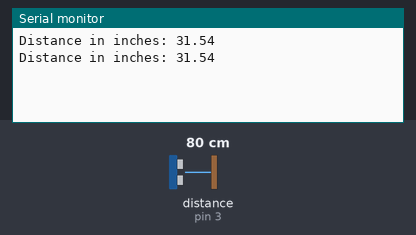
Bench run of a sketch on a simulated Arduino Uno, built with avr-gcc and run on an emulated ATmega328P. Parts: the last lines printed to the serial monitor. Wiring (inferred from the names in the program): ultrasonic range finder: trigger pin 2; echo pin 3. The test bench sets the inputs (shaded band); at power-on: distance to the obstacle (sensor on pin 3) 80 cm. The echo pulse lasts 58.3 µs per cm.

Above: at 1.8 s.
1.9 s: distance to the obstacle (sensor on pin 3) set to 2 cm
At 2.8 s:
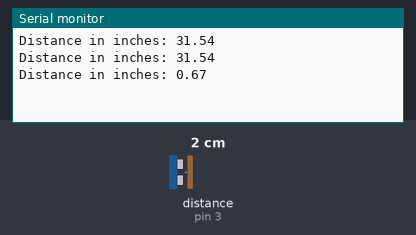
3.4 s: distance to the obstacle (sensor on pin 3) set to 4 cm
At 4.8 s:
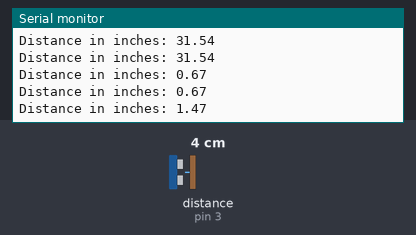
Timing chart, 0 to 6.4 s (numbered marks = the images above; inputs shaded):
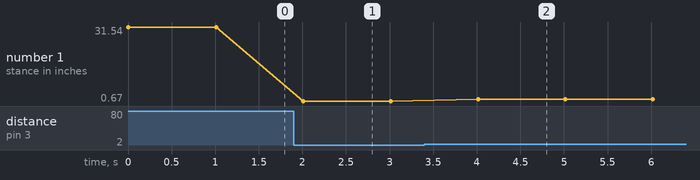

The sketch:

sketch_may15a.ino
```cpp
#define TRIG_PIN 2 // Define the pin for the trigger
#define ECHO_PIN 3 // Define the pin for the echo

void setup() {
  pinMode(TRIG_PIN, OUTPUT); // Set the trigger pin as an output
  pinMode(ECHO_PIN, INPUT);  // Set the echo pin as an input
  Serial.begin(9600);        // Initialize serial communication
}

void loop() {
  digitalWrite(TRIG_PIN, LOW);  // Set the trigger pin to low
  delayMicroseconds(2);         // Wait for 2 microseconds
  digitalWrite(TRIG_PIN, HIGH); // Set the trigger pin to high
  delayMicroseconds(10);        // Wait for 10 microseconds
  digitalWrite(TRIG_PIN, LOW);  // Set the trigger pin to low

  long duration = pulseIn(ECHO_PIN, HIGH); // Measure the duration of the echo pulse
  float distance_cm = duration / 58.0;     // Calculate the distance in centimeters
  float distance_in = distance_cm / 2.54;  // Convert the distance to inches

  Serial.print("Distance in inches: ");
  Serial.println(distance_in);   // Print the distance in inches to the serial monitor

  delay(1000); // Wait for 1 second before taking another measurement
}
```

Measured:
- after the input at 1.9 s, the serial monitor: prints a new line after 0.11 s (image 1)
- after the input at 3.4 s, the serial monitor: prints a new line after 0.61 s (image 2)
- plotted number 1: 31.54 → 0.67 after the input at 1.9 s, 0.67 → 1.47 after the input at 3.4 s
